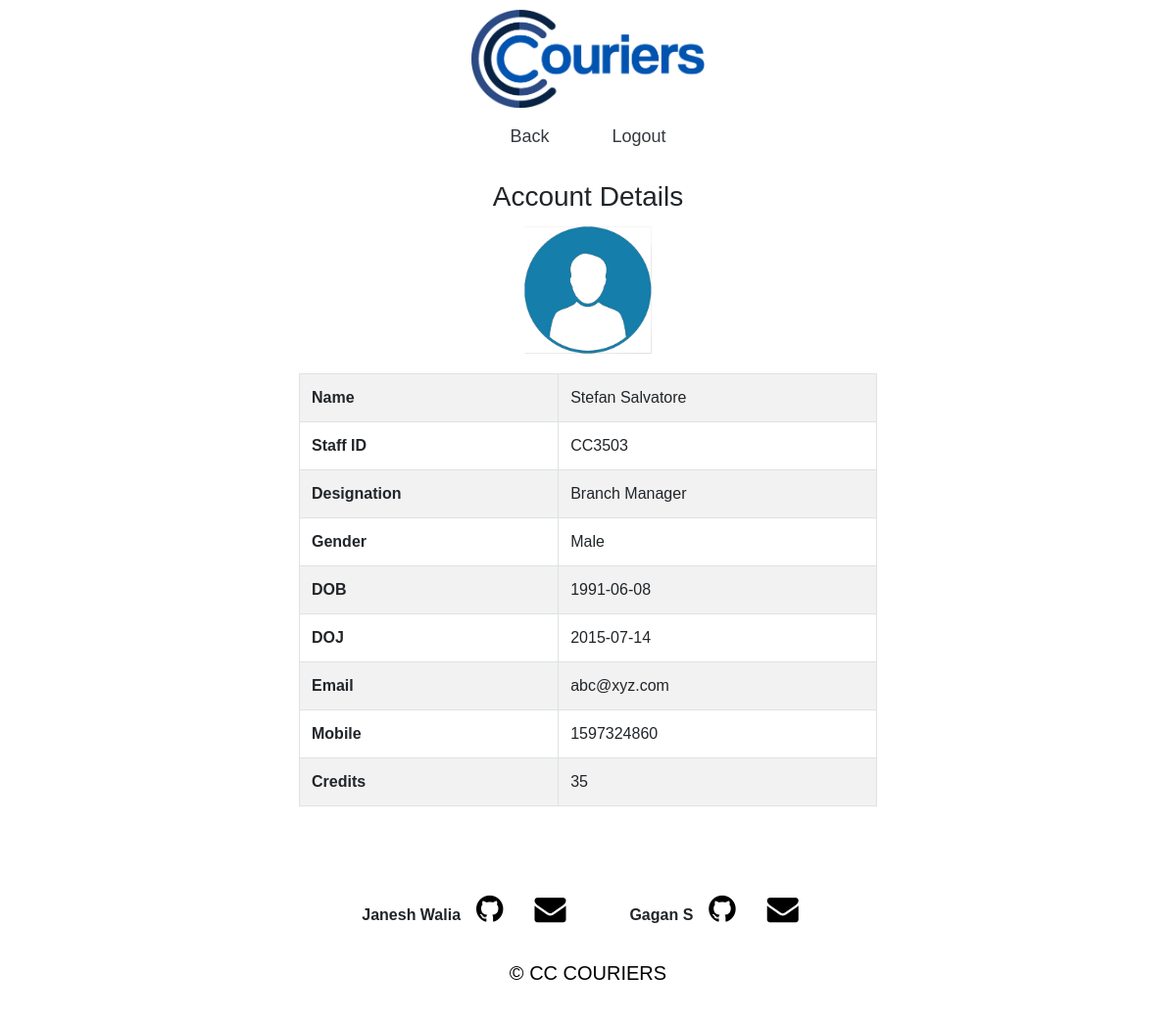
The page /account.php (signed in) on the database its author committed.
### tables this page shows
CREATE TABLE `staff` (
  `StaffID` varchar(30) NOT NULL,
  `Name` varchar(30) NOT NULL,
  `Designation` varchar(30) NOT NULL,
  `Gender` varchar(10) NOT NULL,
  `DOB` date NOT NULL,
  `DOJ` date NOT NULL,
  `Salary` int(11) NOT NULL,
  `Mobile` bigint(20) NOT NULL,
  `Email` varchar(30) NOT NULL,
  `Credits` int(11) NOT NULL DEFAULT '0'
);

### account.php (the view, shortened to what this page needs)
<?php
    include("db_connect.php");
    $id = $_SESSION['id'];
    $sql = "SELECT * FROM staff WHERE StaffID='$id'";
    $result = mysqli_query($conn, $sql);
    $staff = mysqli_fetch_assoc($result);
?>
<!DOCTYPE html>
<html>
    <head>
        <link rel="stylesheet" href="style/bootstrap.css">
        <link rel="stylesheet" href="style/index_styles.css">
        <link rel="stylesheet" href="https://cdnjs.cloudflare.com/ajax/libs/font-awesome/4.7.0/css/font-awesome.min.css">
    </head>
    <body style="font-family: Arial, Helvetica, sans-serif;">
        <div ><img src="Images/logo.png" id="logo" style="height: 100px !important; margin-top: 10px !important;"  ></div>
        <nav class="navbar navbar-toggleable-md navbar-expand-lg navbar-default navbar-light mb-10" style="background-color: rgba(255, 255, 255, 0.8);">
            <div class="container">
                <div class="collapse navbar-collapse" id="mainNav">
                    <div class="navbar-nav  " style="margin: 0 auto; font-size: large;">
                        <a class="nav-item nav-link text-dark mr-5  " href="staff.php">Back</a>
                        <a class="nav-item nav-link text-dark" href="logout.php" >Logout</a>
                    </div>
                </div>
            </div>
        </nav>
        <div class="container text-center" style="width : 50%; background-color: rgba(255, 255, 255, 0.7); margin-top: 10px; border-radius:15px; padding: 5px;">
            <h3 >Account Details</h3>
            <img src="Images/userlogo2.png" style="margin:0 auto; height: 140px; width: 140px; margin-bottom: 15px;">
            <table class="text-left table table-bordered table-striped" >
                <tr><td style="font-weight:bold;">Name</td><td><?php echo $staff['Name']; ?></td></tr>
                <tr><td style="font-weight:bold;">Staff ID</td><td><?php echo $staff['StaffID']; ?></td></tr>
                <tr><td style="font-weight:bold;">Designation</td><td><?php echo $staff['Designation']; ?></td></tr>
                <tr><td style="font-weight:bold;">Gender</td><td><?php echo $staff['Gender']; ?></td></tr>
                <tr><td style="font-weight:bold;">DOB</td><td><?php echo $staff['DOB']; ?></td></tr>
                <tr><td style="font-weight:bold;">DOJ</td><td><?php echo $staff['DOJ']; ?></td></tr>
                <tr><td style="font-weight:bold;">Email</td><td><?php echo $staff['Email']; ?></td></tr>
                <tr><td style="font-weight:bold;">Mobile</td><td><?php echo $staff['Mobile']; ?></td></tr>
                <tr><td style="font-weight:bold;">Credits</td><td><?php echo $staff['Credits']; ?></td></tr>
            </table>
        </div>
        <div class="container-fluid text-center mt-5" style="background-color: rgba(255, 255, 255, 0.7); padding: 20px; position: relative;">
            <div class="i-bar" style="display: flex; flex-direction: row; flex-wrap: wrap; justify-content:center; margin-bottom: 2em;">
                <strong>Janesh Walia<a class="fa fa-github" href="https://github.com/Janesh7" target=blank style="border: none; text-decoration: none;  margin: 0em 0.5em; color:black; font-size: xx-large;"></a></strong>
                <a class="fa fa-envelope" href="mailto:janeshwalia273@gmail.com" style="border: none; text-decoration: none;  margin: 0em 0.5em; color:black; font-size: xx-large;"></a>&nbsp &nbsp &nbsp &nbsp &nbsp &nbsp
                <strong>Gagan S<a class="fa fa-github" href="https://github.com/Astraxx04" target=blank style="border: none; text-decoration: none;  margin: 0em 0.5em; color:black; font-size: xx-large;"></a></strong>
                <a class="fa fa-envelope" href="mailto:gagan200254@gmail.com" style="border: none; text-decoration: none;  margin: 0em 0.5em; color:black; font-size: xx-large;"></a>
            </div>
            <p class="credit" style="font-size: 20px; font-stretch: 3px; text-align: center; color: black;">© CC COURIERS</p>
        </div>
    </body>
</html>

### style/index_styles.css (style rules this page uses)
body, html { margin: 0; height: 100%; background-image: url('../Images/bbg2.jpeg'); background-position: center; background-repeat: no-repeat; background-size: cover; overflow-x: hidden; position: relative; z-index: -99; font-family: Arial, Helvetica, sans-serif !important; }
#logo { height: 100px !important; width: auto; margin: 0 auto; display: block; text-align: center; z-index: 9; }

### rows shown on the page
staff: Name "Stefan Salvatore", StaffID "CC3503", Designation "Branch Manager", Gender "Male", DOB "1991-06-08", DOJ "2015-07-14", Email "abc@xyz.com", Mobile "1597324860", Credits "35"
